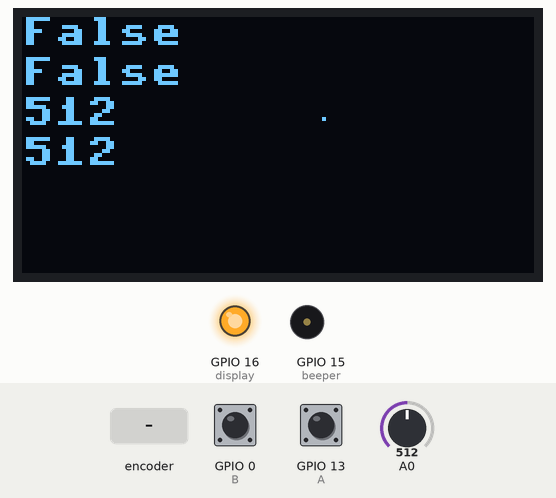
Simulated run of this program. Board: ESP8266 board running MicroPython. Parts: 128×64 one-colour display, output pins drawn as LEDs (lit = HIGH), buzzer (waves = sounding). Inputs (shaded band) come from the test bench; at power-on: A0 = 512, GPIO 0 (B) HIGH, GPIO 13 (A) HIGH (analog values on the 0–1023 scale). Library files of the repository ran but are not shown: sh1106.py; pins used as bus, display or sensor lines are not drawn; what the program prints to the serial console is not drawn.

Above: at 1.2 s.
1.3 s: rotary encoder on GPIO 13 (A) / GPIO 0 (B) turned 3 steps (first pin leading)
At 1.35 s:
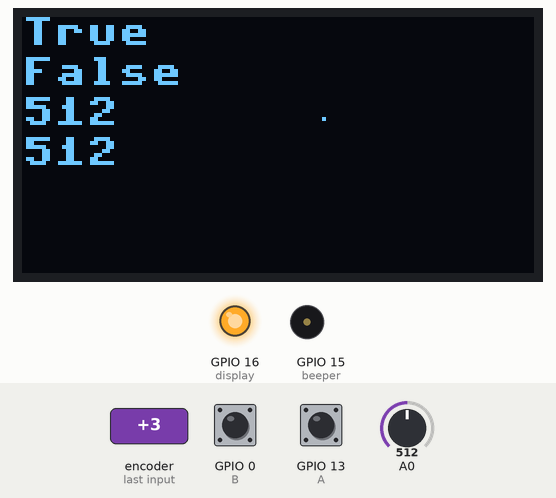
3.4 s: A0 set to 716
At 4.6 s:
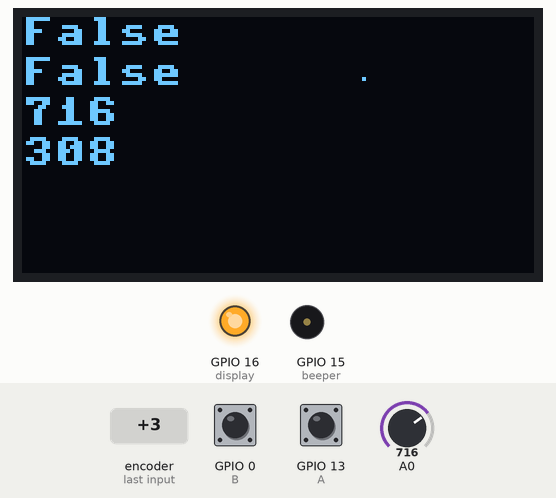
4.9 s: rotary encoder on GPIO 13 (A) / GPIO 0 (B) turned 2 steps (second pin leading)
At 5.2 s:
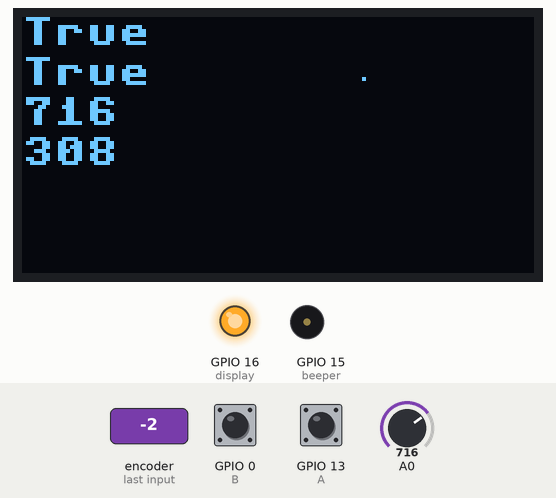
6.8 s: A0 set to 900
At 7.7 s:
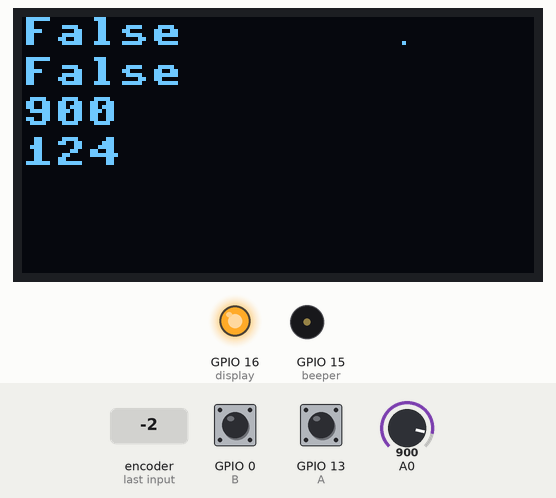
8.4 s: A0 set to 1023
At 9.3 s:
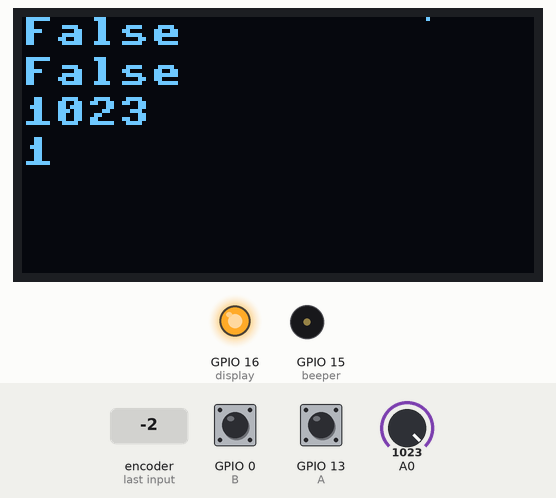
Timing chart, 0 to 11.0 s (numbered marks = the images above; inputs shaded):
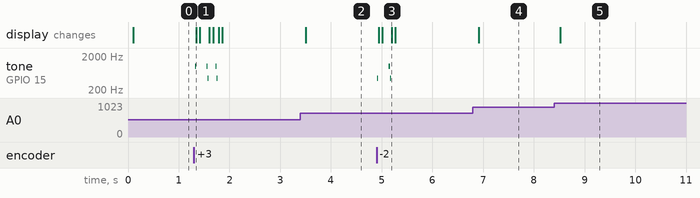

Measured:
- after the input at 1.3 s, tone on GPIO 15 (beeper): plays 1000 Hz for 0.02 s, 1000 Hz for 0.02 s, 440 Hz for 0.02 s, 1000 Hz for 0.02 s, 440 Hz for 0.02 s, starting at once; the display: changes after 0.05 s (image 1)
- after the input at 3.4 s, the display: changes after 0.10 s (image 2)
- after the input at 4.9 s, tone on GPIO 15 (beeper): plays 440 Hz for 0.02 s, 1000 Hz for 0.02 s, 440 Hz for 0.02 s, starting at once; the display: first changes after 0.05 s (image 3 shows a later state)
- after the input at 6.8 s, the display: changes after 0.11 s (image 4)
- after the input at 8.4 s, the display: changes after 0.12 s (image 5)

The program:

main3.py
```python
import utime, time
from machine import I2C, Pin, PWM
import machine
import sh1106
from neopixel import NeoPixel

#Pin defs for Wemos D1 Mini
D0 = 16
D1 = 5
D2 = 4
D3 = 0
D4 = 2
D5 = 14
D6 = 12
D7 = 13
D8 = 15
A0 = 0

wemos_d1_pins = {
    'D0': 16,  # GPIO
    'D1': 5,   # GPIO, I2C SCL
    'D2': 4,   # GPIO, I2C SDA
    'D3': 0,   # GPIO
    'D4': 2,   # GPIO
    'D5': 14,  # GPIO, SPI SCK (Serial Clock)
    'D6': 12,  # GPIO, SPI MISO (Master in, Slave out)
    'D7': 13,  # GPIO, SPI MOSI (Master out, Slave in)
    'D8': 15,  # GPIO, SPI SS (Slave select)
    'A0': 0,   # Analog in, via ADC
    'RX': 3,   # Receive
    'TX': 1    # Transmit
}

#Game pins
Buzzer = wemos_d1_pins['D8']
Neo = wemos_d1_pins['D4']
SDA = wemos_d1_pins['D2']
SCL = wemos_d1_pins['D1']
X_Sel_Pin = wemos_d1_pins['D6']
Y_Sel_Pin = wemos_d1_pins['D5']
Joy_Sw = wemos_d1_pins['D3']
A_Sw = wemos_d1_pins['D7']
B_Sw = wemos_d1_pins['D3']

def testOled():
    display.fill(0)
    display.text('Hello', 0, 0)
    display.text('World', 0, 10)
    display.rotate(True)
    display.show()

def testNeoPixels():
    n=10
    np = NeoPixel(Pin(Neo), n)

    # cycle
    for i in range(4 * n):
        for j in range(n):
            np[j] = (0, 0, 0)
        np[i % n] = (255, 255, 255)
        np.write()
        #time.sleep_ms(25)

    # bounce
    for i in range(4 * n):
        for j in range(n):
            np[j] = (0, 0, 128)
        if (i // n) % 2 == 0:
            np[i % n] = (0, 0, 0)
        else:
            np[n - 1 - (i % n)] = (0, 0, 0)
        np.write()
        #time.sleep_ms(60)

    # fade in/out
    for i in range(0, 4 * 256, 8):
        for j in range(n):
            if (i // 256) % 2 == 0:
                val = i & 0xff
            else:
                val = 255 - (i & 0xff)
            np[j] = (val, 0, 0)
        np.write()

    # clear
    for i in range(n):
        np[i] = (0, 0, 0)
    np.write()

def getButtons():
    firstA = A.value()
    firstB = B.value()
    utime.sleep_ms(10)
    secondA = A.value()
    secondB = B.value()
    APressed = not (firstA and secondA)
    BPressed = not (firstB and secondB)
    #print(APressed)
    #print(BPressed)
    return APressed, BPressed

def getJoyStickX():
    Y_Sel.value(0)
    X_Sel.value(1)
    #utime.sleep_ms(200)
    X = adc.read()
    X_Sel.value(0)
    return X

def getJoyStickY():
    X_Sel.value(0)
    Y_Sel.value(1)
    #utime.sleep_ms(200)
    Y = adc.read()
    Y_Sel.value(0)
    return 1024-Y


def playSong():
    tempo = 5
    tones = {
        'c': 262,
        'd': 294,
        'e': 330,
        'f': 349,
        'g': 392,
        'a': 440,
        'b': 494,
        'C': 523,
        ' ': 0,
    }
    beeper = PWM(Pin(Buzzer, Pin.OUT), freq=440, duty=512)
    melody = 'cdefgabC'
    rhythm = [8, 8, 8, 8, 8, 8, 8, 8]

    for tone, length in zip(melody, rhythm):
        beeper.freq(tones[tone])
        time.sleep(tempo / length)
    beeper.deinit()


def beep():
    beeper = PWM(Pin(Buzzer, Pin.OUT), freq=1000, duty=512)
    utime.sleep_ms(20)
    beeper.deinit()

def lowBeep():
    beeper = PWM(Pin(Buzzer, Pin.OUT), freq=440, duty=512)
    utime.sleep_ms(20)
    beeper.deinit()

def main():
    count = 0
    while True:
        display.fill(0)
        JoyX = getJoyStickX()
        JoyY = getJoyStickY()
        APressed, BPressed = getButtons()
        display.text(str(APressed), 0, 0)
        if APressed:
            beep()
        if BPressed:
            lowBeep()
        display.text(str(BPressed), 0, 10)
        display.text(str(JoyX), 0, 20)
        display.text(str(JoyY), 0, 30)
        print(str(JoyX) + "\t" + str(JoyY))
        display.pixel(JoyX//20+50,JoyY//20,1)
        display.rotate(True)
        display.show()
        count = count + 1

if __name__ == '__main__':
    #setup the variables

    i2c = I2C(scl=Pin(SCL), sda=Pin(SDA), freq=400000)
    display = sh1106.SH1106_I2C(128, 64, i2c, Pin(16), 0x3c)

    #button pins
    A = Pin(A_Sw, Pin.IN, Pin.PULL_UP)
    B = Pin(B_Sw, Pin.IN, Pin.PULL_UP)

    #joystick pins
    X_Sel = Pin(X_Sel_Pin, Pin.OUT)
    Y_Sel = Pin(Y_Sel_Pin, Pin.OUT)
    X_Sel.value(0)
    Y_Sel.value(0)
    adc = machine.ADC(wemos_d1_pins['A0'])

    #testOled()
    #testNeoPixels()
    #playSong()
    main()
```
